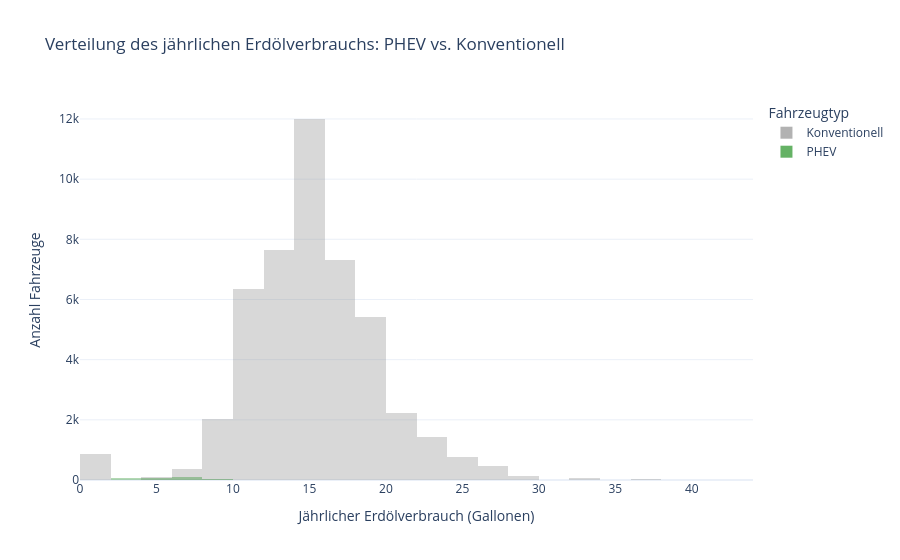

The cell this chart's notebook holds for it:
### Code cell
# 8. Frage:


# Relevante Spalten + NaNs entfernen
df = vehicles[[
    "PHEV Blended",
    "Annual Petroleum Consumption For Fuel Type1"
]].dropna()

# Neue Kategorie-Spalte
df["Typ"] = df["PHEV Blended"].apply(lambda x: "PHEV" if x == 1 else "Konventionell")

# Histogramm erstellen
fig = px.histogram(
    df,
    x="Annual Petroleum Consumption For Fuel Type1",
    color="Typ",
    nbins=40,
    barmode="overlay",
    title="Verteilung des jährlichen Erdölverbrauchs: PHEV vs. Konventionell",
    labels={"Annual Petroleum Consumption For Fuel Type1": "Erdölverbrauch (Gallonen/Jahr)"},
    color_discrete_map={"PHEV": "green", "Konventionell": "gray"}
)

fig.update_layout(
    template="plotly_white",
    xaxis_title="Jährlicher Erdölverbrauch (Gallonen)",
    yaxis_title="Anzahl Fahrzeuge",
    legend_title="Fahrzeugtyp"
)

fig.update_traces(opacity=0.6)  # setzt die Transparenz (Deckkraft) der Balken oder Linien auf 60 % (0.6), anstatt der Standard-Deckkraft von 100 % (1.0).

fig.show()

### Figure 1 — Plotly figure (JSON) as saved in the notebook; plotly's stock layout.template omitted (floating-point values rounded to 4 significant figures; data arrays with more than 128 entries replaced by an {"elided": "..."} marker saying what was removed)
{"data": [{"bingroup": "x", "hovertemplate": "Typ=Konventionell<br>Erdölverbrauch (Gallonen/Jahr)=%{x}<br>count=%{y}<extra></extra>", "legendgroup": "Konventionell", "marker": {"color": "gray", "opacity": 0.5, "pattern": {"shape": ""}}, "name": "Konventionell", "nbinsx": 40, "opacity": 0.6, "orientation": "v", "showlegend": true, "type": "histogram", "x": {"elided": "47240 float values"}, "xaxis": "x", "yaxis": "y"}, {"bingroup": "x", "hovertemplate": "Typ=PHEV<br>Erdölverbrauch (Gallonen/Jahr)=%{x}<br>count=%{y}<extra></extra>", "legendgroup": "PHEV", "marker": {"color": "green", "opacity": 0.5, "pattern": {"shape": ""}}, "name": "PHEV", "nbinsx": 40, "opacity": 0.6, "orientation": "v", "showlegend": true, "type": "histogram", "x": {"elided": "283 float values"}, "xaxis": "x", "yaxis": "y"}], "layout": {"barmode": "overlay", "legend": {"title": {"text": "Fahrzeugtyp"}, "tracegroupgap": 0}, "title": {"text": "Verteilung des jährlichen Erdölverbrauchs: PHEV vs. Konventionell"}, "xaxis": {"anchor": "y", "domain": [0, 1], "title": {"text": "Jährlicher Erdölverbrauch (Gallonen)"}}, "yaxis": {"anchor": "x", "domain": [0, 1], "title": {"text": "Anzahl Fahrzeuge"}}}}
